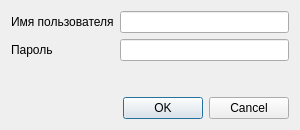
<?xml version="1.0" encoding="UTF-8"?>
<ui version="4.0">
 <class>LoginDialog</class>
 <widget class="QDialog" name="LoginDialog">
  <property name="windowModality">
   <enum>Qt::NonModal</enum>
  </property>
  <property name="geometry">
   <rect>
    <x>0</x>
    <y>0</y>
    <width>300</width>
    <height>130</height>
   </rect>
  </property>
  <property name="sizePolicy">
   <sizepolicy hsizetype="Preferred" vsizetype="Preferred">
    <horstretch>0</horstretch>
    <verstretch>0</verstretch>
   </sizepolicy>
  </property>
  <property name="minimumSize">
   <size>
    <width>300</width>
    <height>130</height>
   </size>
  </property>
  <property name="maximumSize">
   <size>
    <width>300</width>
    <height>130</height>
   </size>
  </property>
  <property name="windowTitle">
   <string>Данные учетной записи</string>
  </property>
  <property name="modal">
   <bool>false</bool>
  </property>
  <layout class="QFormLayout" name="formLayout">
   <item row="0" column="0">
    <widget class="QLabel" name="label">
     <property name="text">
      <string>Имя пользователя</string>
     </property>
    </widget>
   </item>
   <item row="0" column="1">
    <widget class="QLineEdit" name="lineEdit"/>
   </item>
   <item row="1" column="0">
    <widget class="QLabel" name="label_2">
     <property name="text">
      <string>Пароль</string>
     </property>
    </widget>
   </item>
   <item row="1" column="1">
    <widget class="QLineEdit" name="lineEdit_2">
     <property name="echoMode">
      <enum>QLineEdit::Password</enum>
     </property>
    </widget>
   </item>
   <item row="3" column="0" colspan="2">
    <widget class="QDialogButtonBox" name="buttonBox">
     <property name="orientation">
      <enum>Qt::Horizontal</enum>
     </property>
     <property name="standardButtons">
      <set>QDialogButtonBox::Cancel|QDialogButtonBox::Ok</set>
     </property>
    </widget>
   </item>
   <item row="2" column="0">
    <spacer name="verticalSpacer">
     <property name="orientation">
      <enum>Qt::Vertical</enum>
     </property>
     <property name="sizeHint" stdset="0">
      <size>
       <width>20</width>
       <height>30</height>
      </size>
     </property>
    </spacer>
   </item>
  </layout>
 </widget>
 <resources/>
 <connections>
  <connection>
   <sender>buttonBox</sender>
   <signal>accepted()</signal>
   <receiver>LoginDialog</receiver>
   <slot>accept()</slot>
   <hints>
    <hint type="sourcelabel">
     <x>248</x>
     <y>254</y>
    </hint>
    <hint type="destinationlabel">
     <x>157</x>
     <y>274</y>
    </hint>
   </hints>
  </connection>
  <connection>
   <sender>buttonBox</sender>
   <signal>rejected()</signal>
   <receiver>LoginDialog</receiver>
   <slot>reject()</slot>
   <hints>
    <hint type="sourcelabel">
     <x>316</x>
     <y>260</y>
    </hint>
    <hint type="destinationlabel">
     <x>286</x>
     <y>274</y>
    </hint>
   </hints>
  </connection>
 </connections>
</ui>
